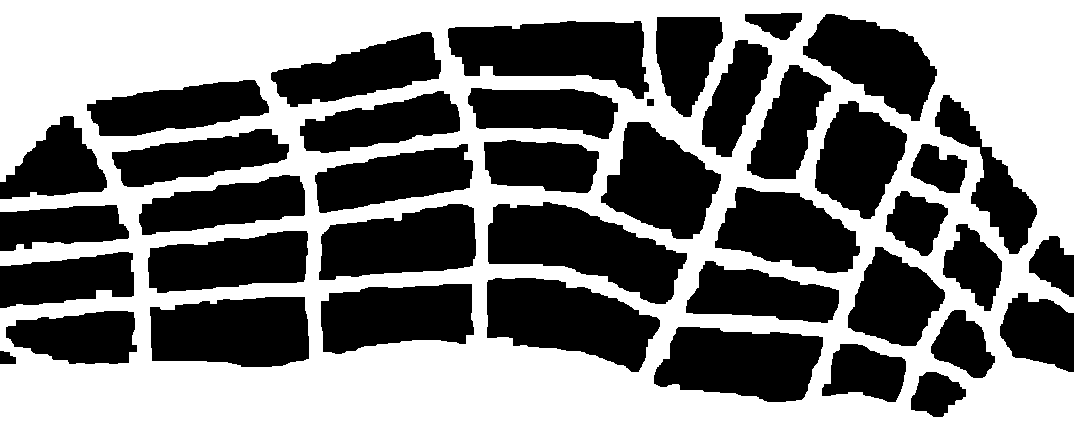
#> input picture frontend/CitySimulation/Assets/Scripts/AI/manual/output/mask.png, 1074 x 436 px
$ python road_skeleton.py output/mask.png
#> lines starting #> are read from the running program, lines starting #| are printed output that depends on the picture; after the words box and inside, x2 and y2 are one past the last pixel; in counts of white or black regions, pixels touching at a corner belong together
import argparse
import json
import os
from typing import List, Dict, Tuple

import cv2
import numpy as np

# Note: Requires opencv-contrib-python so that cv2.ximgproc.thinning is available.


# ---------- IO helpers ----------
def read_image(path: str) -> np.ndarray:
    data = np.fromfile(path, dtype=np.uint8)
    img = cv2.imdecode(data, cv2.IMREAD_COLOR)
    if img is None:
        raise FileNotFoundError(f"Failed to read image: {path}")
    return img


def save_image(path: str, img: np.ndarray) -> None:
    os.makedirs(os.path.dirname(path), exist_ok=True)
    cv2.imencode('.png', img)[1].tofile(path)


def save_json(path: str, payload) -> None:
    os.makedirs(os.path.dirname(path), exist_ok=True)
    with open(path, 'w', encoding='utf-8') as f:
        json.dump(payload, f, indent=2)


# ---------- Preprocess ----------
def hsv_mask(img: np.ndarray, lower: List[int], upper: List[int]) -> np.ndarray:
    hsv = cv2.cvtColor(img, cv2.COLOR_BGR2HSV)
    lower_arr = np.array(lower, dtype=np.uint8)
    upper_arr = np.array(upper, dtype=np.uint8)
    mask = cv2.inRange(hsv, lower_arr, upper_arr)
    return mask


def morph_cleanup(mask: np.ndarray, ksize: int = 7) -> np.ndarray:
    kernel = cv2.getStructuringElement(cv2.MORPH_RECT, (ksize, ksize))
    cleaned = cv2.morphologyEx(mask, cv2.MORPH_CLOSE, kernel)
    cleaned = cv2.morphologyEx(cleaned, cv2.MORPH_OPEN, kernel)
    return cleaned


def skeletonize(mask: np.ndarray) -> np.ndarray:
    # Ensure binary
    _, bw = cv2.threshold(mask, 127, 255, cv2.THRESH_BINARY)
    skel = cv2.ximgproc.thinning(bw)
    return skel


# ---------- Skeleton to polylines (key points only) ----------
def douglas_peucker(points: List[Tuple[int, int]], eps: float) -> List[Tuple[int, int]]:
    if len(points) < 3:
        return points
    p0 = np.array(points[0], dtype=float)
    pN = np.array(points[-1], dtype=float)
    line = pN - p0
    line_len = np.hypot(line[0], line[1])
    if line_len == 0:
        dists = [np.hypot(*(np.array(p) - p0)) for p in points]
        idx = int(np.argmax(dists))
        if dists[idx] <= eps:
            return [points[0], points[-1]]
        left = douglas_peucker(points[: idx + 1], eps)
        right = douglas_peucker(points[idx:], eps)
        return left[:-1] + right
    dists = []
    for p in points:
        v = np.array(p, dtype=float) - p0
        area = abs(line[0] * v[1] - line[1] * v[0])
        dist = area / line_len
        dists.append(dist)
    idx = int(np.argmax(dists))
    if dists[idx] > eps:
        left = douglas_peucker(points[: idx + 1], eps)
        right = douglas_peucker(points[idx:], eps)
        return left[:-1] + right
    else:
        return [points[0], points[-1]]


def skeleton_to_graph(skel: np.ndarray):
    coords = np.argwhere(skel > 0)
    adj = { (int(y), int(x)): [] for y, x in coords }
    neighs = [(-1,-1),(-1,0),(-1,1),(0,-1),(0,1),(1,-1),(1,0),(1,1)]
    coord_set = set(adj.keys())
    for y, x in coords:
        for dy, dx in neighs:
            ny, nx = int(y + dy), int(x + dx)
            if (ny, nx) in coord_set:
                adj[(int(y), int(x))].append((ny, nx))
    return adj


def find_nodes(adj):
    endpoints = []
    junctions = []
    for p, nbrs in adj.items():
        d = len(nbrs)
        if d == 1:
            endpoints.append(p)
        elif d >= 3:
            junctions.append(p)
    return endpoints, junctions


def walk_path(adj, start, visited_global):
    path = [start]
    cur = start
    prev = None
    while True:
        nbrs = adj[cur]
        nexts = [n for n in nbrs if n != prev]
        if not nexts:
            break
        nxt = None
        for n in nexts:
            if n not in visited_global:
                nxt = n
                break
        if nxt is None:
            nxt = nexts[0]
        path.append(nxt)
        prev = cur
        cur = nxt
        if len(adj[cur]) != 2:
            break
    return path


def skeleton_to_polylines(skel: np.ndarray, simplify_eps: float = 2.0) -> List[List[Tuple[int, int]]]:
    adj = skeleton_to_graph(skel)
    endpoints, junctions = find_nodes(adj)
    visited = set()
    polylines: List[List[Tuple[int, int]]] = []

    # start from endpoints
    for ep in endpoints:
        if ep in visited:
            continue
        path = walk_path(adj, ep, visited)
        for p in path:
            visited.add(p)
        pts = [(int(x), int(y)) for (y, x) in path]
        if len(pts) >= 2:
            polylines.append(douglas_peucker(pts, simplify_eps))

    # then junction branches
    for j in junctions:
        for nbr in adj[j]:
            if j in visited and nbr in visited:
                continue
            path = walk_path(adj, nbr, visited)
            full = [j] + path
            for p in full:
                visited.add(p)
            pts = [(int(x), int(y)) for (y, x) in full]
            if len(pts) >= 2:
                polylines.append(douglas_peucker(pts, simplify_eps))

    return polylines


def pixel_to_unity(points: List[Tuple[int, int]], width: int, height: int, scale: float) -> List[Dict[str, float]]:
    # Map image coords to Unity XZ plane: center at (0,0), y = 0
    unity_pts = []
    for x, y in points:
        xn = x / width
        yn = (height - y) / height  # flip Y so image top -> positive Z
        ux = (xn - 0.5) * scale
        uz = (yn - 0.5) * scale
        unity_pts.append({"x": ux, "y": 0.0, "z": uz})
    return unity_pts


def main():
    parser = argparse.ArgumentParser(description="Extract road skeleton and lines using OpenCV.")
    parser.add_argument("input", help="Input image path")
    parser.add_argument("--mask_out", default="output/mask.png", help="Output mask path")
    parser.add_argument("--skeleton_out", default="output/skeleton.png", help="Output skeleton path")
    parser.add_argument("--polylines_out", default="output/polylines_pixels.json", help="Polyline keypoints in pixel coords")
    parser.add_argument("--polylines_unity_out", default="output/polylines_unity.json", help="Polyline keypoints mapped to Unity coords")

    parser.add_argument("--lower_hsv", nargs=3, type=int, default=[0, 0, 180],
                        help="Lower HSV threshold (H S V)")
    parser.add_argument("--upper_hsv", nargs=3, type=int, default=[180, 60, 255],
                        help="Upper HSV threshold (H S V)")
    parser.add_argument("--morph_ksize", type=int, default=7, help="Kernel size for morphology")
    parser.add_argument("--simplify_eps", type=float, default=2.0, help="Douglas-Peucker epsilon (pixels)")
    parser.add_argument("--unity_scale", type=float, default=1.0, help="Scale factor for Unity coordinates (applied after centering & normalization)")

    args = parser.parse_args()

    img = read_image(args.input)
#> in read_image, img is the input picture: shape (436, 1074, 3); 51% white; 41 black regions, largest, box (x1, y1, x2, y2) and area: (488, 202, 687, 304) 11181, (487, 278, 660, 372) 10391, (448, 21, 649, 99) 10224
    mask = hsv_mask(img, args.lower_hsv, args.upper_hsv)
#> in hsv_mask, `hsv = cv2.cvtColor(img, cv2.COLOR_BGR2HSV)`: hsv: shape (436, 1074, 3); mean H, S, V 0, 0, 130
    mask = morph_cleanup(mask, ksize=args.morph_ksize)
    skel = skeletonize(mask)
#> in skeletonize, `skel = cv2.ximgproc.thinning(bw)`:
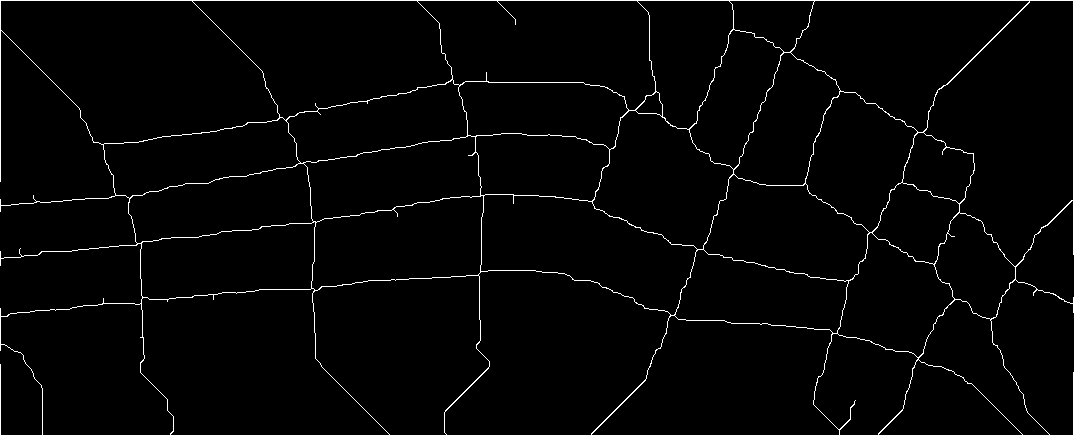
#> skel: shape (436, 1074); 2.3% white in thin lines or dots
    polylines_px = skeleton_to_polylines(skel, simplify_eps=args.simplify_eps)
#> in skeleton_to_graph, `coords = np.argwhere(skel > 0)`: coords = 10705 pairs, first value 0 to 435, second value 0 to 1073
#> in skeleton_to_graph, `adj = { (int(y), int(x)): [] for y, x in coords }`: adj = 10705 items
#> the loop in find_nodes, `for p, nbrs in adj.items():` made 10705 passes
#> (p, nbrs, d) on passes 1 to 3: ((0, 0), [(0, 1), (1, 0)], 2), ((0, 1), [(0, 0), (0, 2), (1, 0)], 3), ((0, 2), [(0, 1), (0, 3)], 2)
#> after the loop in find_nodes, `for p, nbrs in adj.items():`: endpoints = 30 pairs, first value 24 to 400, second value 0 to 1073; junctions = 1927 pairs, first value 0 to 435, second value 0 to 1073
#> the loop in skeleton_to_polylines, `for ep in endpoints:` made 30 passes
#> pts on passes 10, 12, 19, 21, 22, 27: [(0, 199), (0, 200), (0, 201), (0, 202), (0, 203), (0, 204)], [(0, 211), (0, 210), (0, 209), (0, 208), (0, 207), (0, 206)], [(1033, 295), (1033, 294), (1033, 293)], [(103, 298), (103, 299), (103, 300), (103, 301), (103, 302)], [(213, 299), (213, 298), (213, 297), (213, 296), (213, 295)], [(0, 350), (0, 349), (0, 348), (0, 347), (0, 346), (0, 345)]
#> after the loop in skeleton_to_polylines, `for ep in endpoints:`: polylines = 30 items; visited = 507 items
#> the loop in skeleton_to_polylines, `for j in junctions:` made 1927 passes
#> j on passes 3, 6, 9: (0, 192), (0, 417), (0, 497)

    h, w = skel.shape
    polylines_unity = []
    for pl in polylines_px:
        polylines_unity.append(pixel_to_unity(pl, w, h, args.unity_scale))
#> this loop made 1151 passes
#> pl on passes 1 to 3: [(515, 24), (515, 19), (497, 1)], [(486, 72), (486, 80)], [(315, 103), (318, 108)]

    save_image(args.mask_out, mask)
    save_image(args.skeleton_out, skel)
    save_json(args.polylines_out, polylines_px)
    save_json(args.polylines_unity_out, polylines_unity)

    print(f"Saved mask to {args.mask_out}")
    print(f"Saved skeleton to {args.skeleton_out}")
    print(f"Saved {len(polylines_px)} polylines to {args.polylines_out}")
#| Saved 1151 polylines to output/polylines_pixels.json
    print(f"Saved Unity-ready polylines to {args.polylines_unity_out}")


if __name__ == "__main__":
    main()
